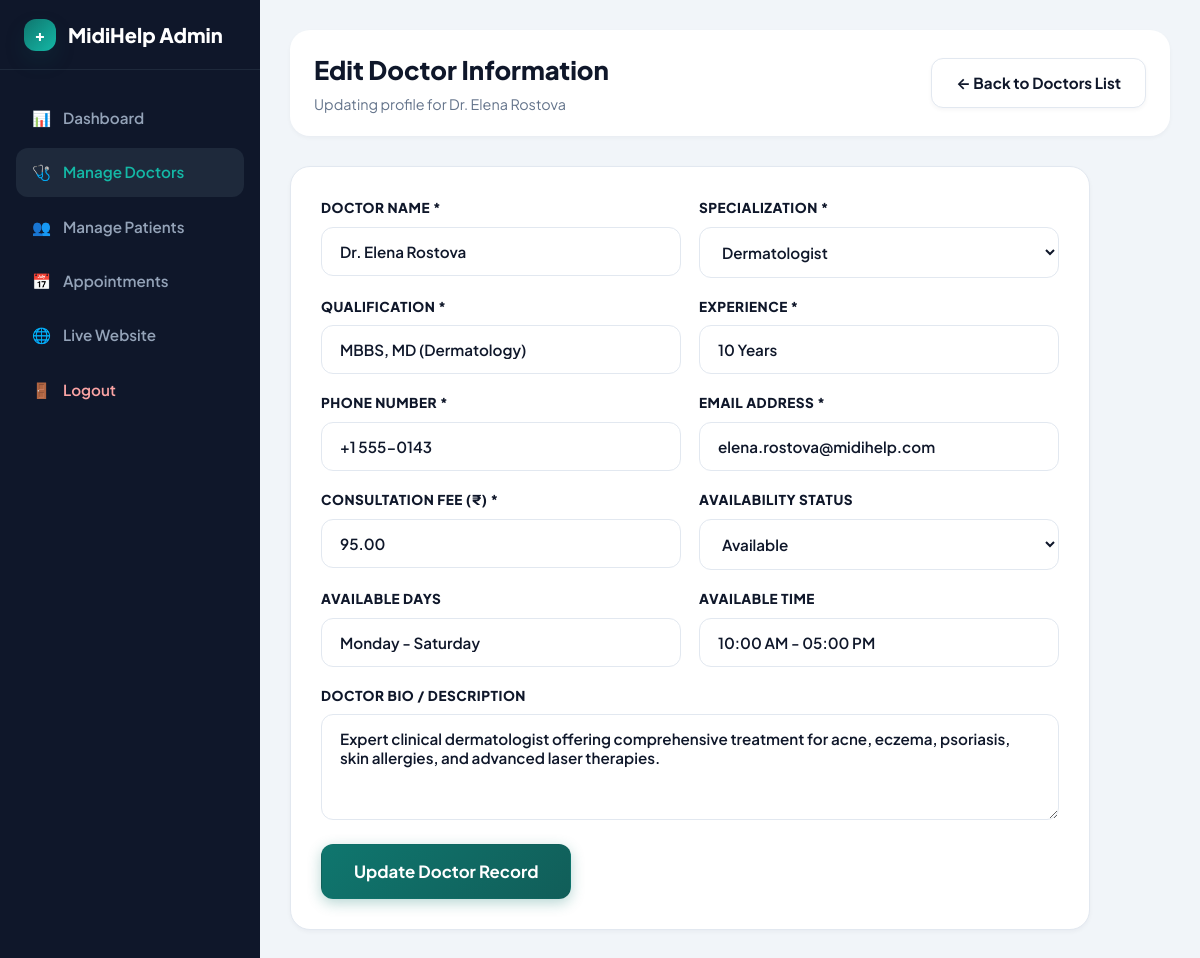
/admin/edit-doctor.php?id=2 (signed in), run on the app's committed database.
### tables this page shows
CREATE TABLE `doctors` (
  `id` INT(11) NOT NULL AUTO_INCREMENT,
  `name` VARCHAR(100) NOT NULL,
  `specialization` VARCHAR(100) NOT NULL,
  `qualification` VARCHAR(100) NOT NULL,
  `experience` VARCHAR(50) NOT NULL,
  `phone` VARCHAR(20) NOT NULL,
  `email` VARCHAR(100) NOT NULL,
  `consultation_fee` DECIMAL(10,2) NOT NULL DEFAULT '0.00',
  `available_days` VARCHAR(100) NOT NULL DEFAULT 'Monday - Friday',
  `available_time` VARCHAR(100) NOT NULL DEFAULT '09:00 AM - 05:00 PM',
  `image` VARCHAR(255) DEFAULT 'default-doctor.png',
  `description` TEXT DEFAULT NULL,
  `status` ENUM('Available', 'Unavailable') NOT NULL DEFAULT 'Available',
  `created_at` TIMESTAMP NOT NULL DEFAULT CURRENT_TIMESTAMP,
  PRIMARY KEY (`id`)
);

### admin/edit-doctor.php (the view, shortened to what this page needs)
<?php
require_once __DIR__ . '/../config/database.php';
$doctor_id = isset($_GET['id']) ? intval($_GET['id']) : 0;
$stmt = $conn->prepare("SELECT * FROM doctors WHERE id = ?");
$stmt->bind_param("i", $doctor_id);
$stmt->execute();
$res = $stmt->get_result();
$doctor = $res->fetch_assoc();
?>
<!DOCTYPE html>
<html lang="en">
<head>
    <link rel="stylesheet" href="../css/style.css">
    <link rel="stylesheet" href="../css/admin.css">
</head>
<body>
<div class="admin-wrapper">
    <aside class="admin-sidebar">
        <div class="admin-brand">
            <div class="logo-icon" style="width: 32px; height: 32px; font-size: 1rem;">+</div>
            <span>MidiHelp Admin</span>
        </div>
        <div class="admin-menu">
            <a href="dashboard.php" class="admin-menu-link">📊 <span>Dashboard</span></a>
            <a href="doctors.php" class="admin-menu-link active">🩺 <span>Manage Doctors</span></a>
            <a href="patients.php" class="admin-menu-link">👥 <span>Manage Patients</span></a>
            <a href="appointments.php" class="admin-menu-link">📅 <span>Appointments</span></a>
            <a href="../index.php" target="_blank" class="admin-menu-link">🌐 <span>Live Website</span></a>
            <a href="logout.php" class="admin-menu-link" style="margin-top: auto; color: #FCA5A5;">🚪 <span>Logout</span></a>
        </div>
    </aside>
    <main class="admin-main">
        <div class="admin-header">
            <div>
                <h1 class="admin-title">Edit Doctor Information</h1>
                <p style="color: var(--muted-text); font-size: 0.9rem; margin-top: 2px;">Updating profile for <?php echo htmlspecialchars($doctor['name']); ?></p>
            </div>
            <a href="doctors.php" class="btn btn-outline">← Back to Doctors List</a>
        </div>
        <div style="background: white; border-radius: var(--radius-lg); padding: 30px; box-shadow: var(--shadow-sm); border: 1px solid var(--border-color); max-width: 800px;">
            <form action="edit-doctor.php?id=<?php echo $doctor_id; ?>" method="POST">
                <div class="form-row" style="margin-bottom: 18px;">
                    <div class="form-group">
                        <label for="name" class="form-label">Doctor Name *</label>
                        <input type="text" id="name" name="name" class="form-control" required value="<?php echo htmlspecialchars($doctor['name']); ?>">
                    </div>
                    <div class="form-group">
                        <label for="specialization" class="form-label">Specialization *</label>
                        <select id="specialization" name="specialization" class="form-control" required>
                            <?php
                            $specs = ["General Physician", "Cardiologist", "Dermatologist", "Dentist", "Pediatrician", "Orthopedic", "Neurologist", "Gynecologist", "Radiologist"];
                            foreach ($specs as $sp) {
                                $selected = ($doctor['specialization'] === $sp) ? 'selected' : '';
                                echo '<option value="' . $sp . '" ' . $selected . '>' . $sp . '</option>';
                            }
                            ?>
                        </select>
                    </div>
                </div>
                <div class="form-row" style="margin-bottom: 18px;">
                    <div class="form-group">
                        <label for="qualification" class="form-label">Qualification *</label>
                        <input type="text" id="qualification" name="qualification" class="form-control" required value="<?php echo htmlspecialchars($doctor['qualification']); ?>">
                    </div>
                    <div class="form-group">
                        <label for="experience" class="form-label">Experience *</label>
                        <input type="text" id="experience" name="experience" class="form-control" required value="<?php echo htmlspecialchars($doctor['experience']); ?>">
                    </div>
                </div>
                <div class="form-row" style="margin-bottom: 18px;">
                    <div class="form-group">
                        <label for="phone" class="form-label">Phone Number *</label>
                        <input type="tel" id="phone" name="phone" class="form-control" required value="<?php echo htmlspecialchars($doctor['phone']); ?>">
                    </div>
                    <div class="form-group">
                        <label for="email" class="form-label">Email Address *</label>
                        <input type="email" id="email" name="email" class="form-control" required value="<?php echo htmlspecialchars($doctor['email']); ?>">
                    </div>
                </div>
                <div class="form-row" style="margin-bottom: 18px;">
                    <div class="form-group">
                        <label for="consultation_fee" class="form-label">Consultation Fee (₹) *</label>
                        <input type="number" step="0.01" id="consultation_fee" name="consultation_fee" class="form-control" required value="<?php echo htmlspecialchars($doctor['consultation_fee']); ?>">
                    </div>
                    <div class="form-group">
                        <label for="status" class="form-label">Availability Status</label>
                        <select id="status" name="status" class="form-control">
                            <option value="Available" <?php echo ($doctor['status'] === 'Available') ? 'selected' : ''; ?>>Available</option>
                        </select>
                    </div>
                </div>
                <div class="form-row" style="margin-bottom: 18px;">
                    <div class="form-group">
                        <label for="available_days" class="form-label">Available Days</label>
                        <input type="text" id="available_days" name="available_days" class="form-control" required value="<?php echo htmlspecialchars($doctor['available_days']); ?>">
                    </div>
                    <div class="form-group">
                        <label for="available_time" class="form-label">Available Time</label>
                        <input type="text" id="available_time" name="available_time" class="form-control" required value="<?php echo htmlspecialchars($doctor['available_time']); ?>">
                    </div>
                </div>
                <div class="form-group" style="margin-bottom: 24px;">
                    <label for="description" class="form-label">Doctor Bio / Description</label>
                    <textarea id="description" name="description" class="form-control" rows="4"><?php echo htmlspecialchars($doctor['description'] ?? ''); ?></textarea>
                </div>
                <button type="submit" class="btn btn-primary btn-lg">Update Doctor Record</button>
            </form>
        </div>
    </main>
</div>
</body>
</html>

### css/style.css (style rules this page uses)
:root { --primary: #0F766E; --primary-hover: #115E59; --primary-light: #F0FDFA; --secondary: #14B8A6; --secondary-light: #CCFBF1; --accent-glow: rgba(20, 184, 166, 0.35); --bg-color: #F8FAFC; --card-bg: #FFFFFF; --glass-bg: rgba(255, 255, 255, 0.85); --dark-text: #0F172A; --muted-text: #64748B; --border-color: #E2E8F0; --success: #16A34A; --success-bg: #DCFCE7; --warning: #F59E0B; --warning-bg: #FEF3C7; --danger: #DC2626; --danger-bg: #FEE2E2; --info: #0284C7; --info-bg: #E0F2FE; --shadow-sm: 0 2px 4px rgba(15, 23, 42, 0.04); --shadow-md: 0 8px 16px -2px rgba(15, 23, 42, 0.08), 0 4px 6px -2px rgba(15, 23, 42, 0.03); --shadow-lg: 0 20px 35px -8px rgba(15, 23, 42, 0.12), 0 8px 16px -6px rgba(15, 23, 42, 0.06); --shadow-glow: 0 10px 25px -5px rgba(15, 118, 110, 0.25); --radius-sm: 8px; --radius-md: 12px; --radius-lg: 20px; --radius-full: 9999px; --transition: all 0.3s cubic-bezier(0.4, 0, 0.2, 1); }
* { margin: 0; padding: 0; box-sizing: border-box; }
body { font-family: 'Plus Jakarta Sans', -apple-system, BlinkMacSystemFont, "Segoe UI", Roboto, sans-serif; background-color: var(--bg-color); background-image: radial-gradient(at 0% 0%, rgba(204, 251, 241, 0.5) 0px, transparent 50%), radial-gradient(at 100% 100%, rgba(224, 242, 254, 0.5) 0px, transparent 50%); background-attachment: fixed; color: var(--dark-text); line-height: 1.6; display: flex; flex-direction: column; min-height: 100vh; overflow-x: hidden; }
a { color: var(--primary); text-decoration: none; transition: var(--transition); }
.logo-icon { width: 42px; height: 42px; background: linear-gradient(135deg, var(--primary), var(--secondary)); color: white; border-radius: var(--radius-md); display: flex; align-items: center; justify-content: center; font-weight: 800; font-size: 1.3rem; box-shadow: var(--shadow-glow); transition: var(--transition); }
.btn { display: inline-flex; align-items: center; justify-content: center; gap: 8px; font-family: inherit; font-size: 0.95rem; font-weight: 700; padding: 12px 24px; border-radius: var(--radius-md); border: 1px solid transparent; cursor: pointer; transition: var(--transition); text-align: center; white-space: nowrap; position: relative; overflow: hidden; }
.btn-primary { background: linear-gradient(135deg, var(--primary), #115E59); color: white; box-shadow: 0 4px 14px rgba(15, 118, 110, 0.3); }
.btn-outline { background-color: var(--card-bg); border-color: var(--border-color); color: var(--dark-text); box-shadow: var(--shadow-sm); }
.btn-lg { padding: 16px 32px; font-size: 1.05rem; border-radius: var(--radius-md); }
.form-group { display: flex; flex-direction: column; gap: 8px; }
.form-label { font-size: 0.85rem; font-weight: 800; color: var(--dark-text); text-transform: uppercase; letter-spacing: 0.5px; }
.form-control { width: 100%; padding: 14px 18px; font-family: inherit; font-size: 0.95rem; font-weight: 600; border: 1px solid var(--border-color); border-radius: var(--radius-md); background-color: var(--card-bg); color: var(--dark-text); transition: var(--transition); }
.form-row { display: grid; grid-template-columns: 1fr 1fr; gap: 18px; }

### css/admin.css (style rules this page uses)
.admin-wrapper { display: flex; min-height: 100vh; background-color: #F1F5F9; }
.admin-sidebar { width: 260px; background-color: #0F172A; color: #94A3B8; display: flex; flex-direction: column; position: fixed; top: 0; bottom: 0; left: 0; z-index: 100; transition: var(--transition); }
.admin-brand { height: 70px; display: flex; align-items: center; gap: 12px; padding: 0 24px; color: white; font-weight: 800; font-size: 1.25rem; border-bottom: 1px solid #1E293B; }
.admin-menu { padding: 24px 16px; display: flex; flex-direction: column; gap: 6px; }
.admin-menu-link { display: flex; align-items: center; gap: 12px; padding: 12px 16px; border-radius: var(--radius-md); color: #94A3B8; font-weight: 600; font-size: 0.95rem; transition: var(--transition); }
.admin-menu-link:hover, .admin-menu-link.active { background-color: #1E293B; color: #14B8A6; }
.admin-main { flex: 1; margin-left: 260px; padding: 30px; }
.admin-header { display: flex; align-items: center; justify-content: space-between; margin-bottom: 30px; background: white; padding: 20px 24px; border-radius: var(--radius-lg); box-shadow: var(--shadow-sm); }
.admin-title { font-size: 1.6rem; font-weight: 800; color: #0F172A; }

### data on the page
doctors: name "Dr. Elena Rostova", qualification "MBBS, MD (Dermatology)", experience "10 Years", phone "+1 555-0143", email "elena.rostova@midihelp.com", consultation_fee "95.00", status "Available", available_days "Monday - Saturday", available_time "10:00 AM - 05:00 PM", description "Expert clinical dermatologist offering comprehensive treatment for acne, eczema, psoriasis, skin allergies, and advanced laser therapies."

### other printed values
form field specialization "Dermatologist"
